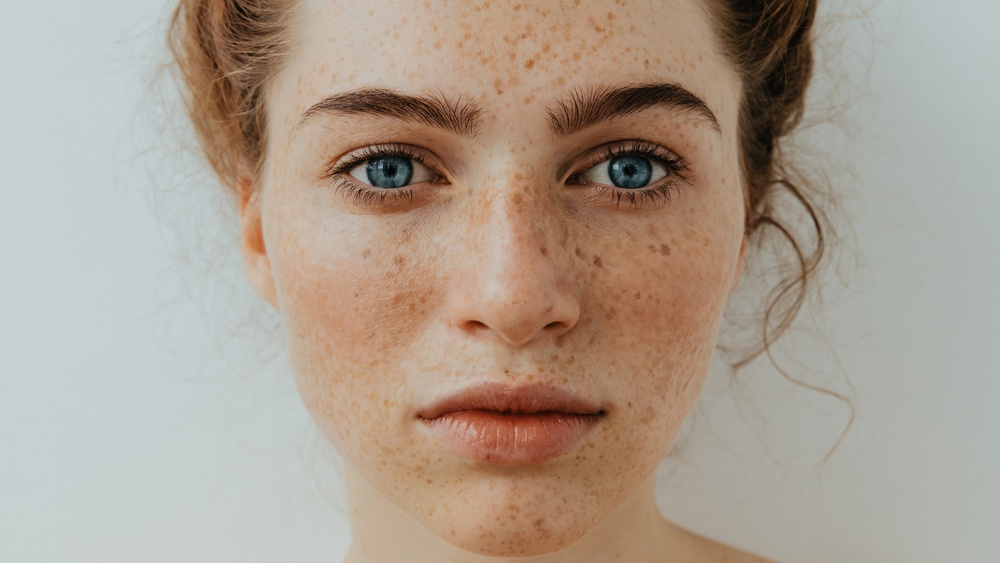
#> input picture preprocessing/GaussFilter_Laplacian_Edge_Detection/uneven_lighting_freckles.jpg, 1000 x 563 px, shrunk from 1600 x 901 before the run, found by its file name
$ python LED_LF.py
#> lines starting #> are read from the running program, lines starting #| are printed output that depends on the picture
"""
Applies a Gaussian Filter followed by Laplacian Edge Detection
Used to enhance skin features and make them more detectable
Findings:
Effective for front lit facial features
Ineffective in uneven lighting
Ineffective for areas with 'noise' (hairy forearms are noisy forearms)
"""
from itertools import product
import cv2
from cv2 import COLOR_BGR2GRAY, cvtColor, imread, imshow, waitKey
import numpy
import numpy as np
from numpy import dot, exp, mgrid, pi, ravel, square, uint8, zeros

def gen_gaussian_kernel(k_size, sigma):
    center = k_size // 2
    x, y = mgrid[0 - center : k_size - center, 0 - center : k_size - center]
    g = 1 / (2 * pi * sigma) * exp(-(square(x) + square(y)) / (2 * square(sigma)))
    return g


def gaussian_filter(image, k_size, sigma):
    height, width = image.shape[0], image.shape[1]
    # dst image height and width
    dst_height = height - k_size + 1
    dst_width = width - k_size + 1

    # im2col, turn the k_size*k_size pixels into a row and np.vstack all rows
    image_array = zeros((dst_height * dst_width, k_size * k_size))
    row = 0
    for i, j in product(range(dst_height), range(dst_width)):
        window = ravel(image[i : i + k_size, j : j + k_size])
        image_array[row, :] = window
        row += 1

    #  turn the kernel into shape(k*k, 1)
    gaussian_kernel = gen_gaussian_kernel(k_size, sigma)
    filter_array = ravel(gaussian_kernel)

    # reshape and get the dst image
    dst = dot(image_array, filter_array).reshape(dst_height, dst_width).astype(uint8)

    return dst

# Filters for calculating Laplacian(uncomment the one you want)

'''
# works... okay... with arms
conv_kernel = np.array([[-1, -1, -1, -1, -1],
                        [-1, -1, -1, -1, -1],
                        [-1, -1, 24, -1, -1],
                        [-1, -1, -1, -1, -1],
                        [-1, -1, -1, -1, -1]])

'''

conv_kernel = np.array([[0,1,0],
                        [1,-4,1],
                        [0,1,0]])

conv_kernel = np.array([[-1,-1,-1],
                        [-1,8,-1],
                        [-1,-1,-1]])


# Function to calculate 2D convolution of two matrix
def conv2d(led, kernel):
    m, n = kernel.shape
    if (m == n):
        y, x = led.shape
        y = y - m + 1
        x = x - m + 1
        new_image = np.zeros((y, x))
        for i in range(y):
            for j in range(x):
                new_image[i][j] = np.sum(led[i:i + m, j:j + m] * kernel)
    return new_image


if __name__ == "__main__":
    # read original image
    img = imread(r"uneven_lighting_freckles.jpg")
#> img is the input picture: shape (563, 1000, 3); mean B, G, R 144.2, 158, 172
    # turn image in gray scale value
    gray = cvtColor(img, COLOR_BGR2GRAY)
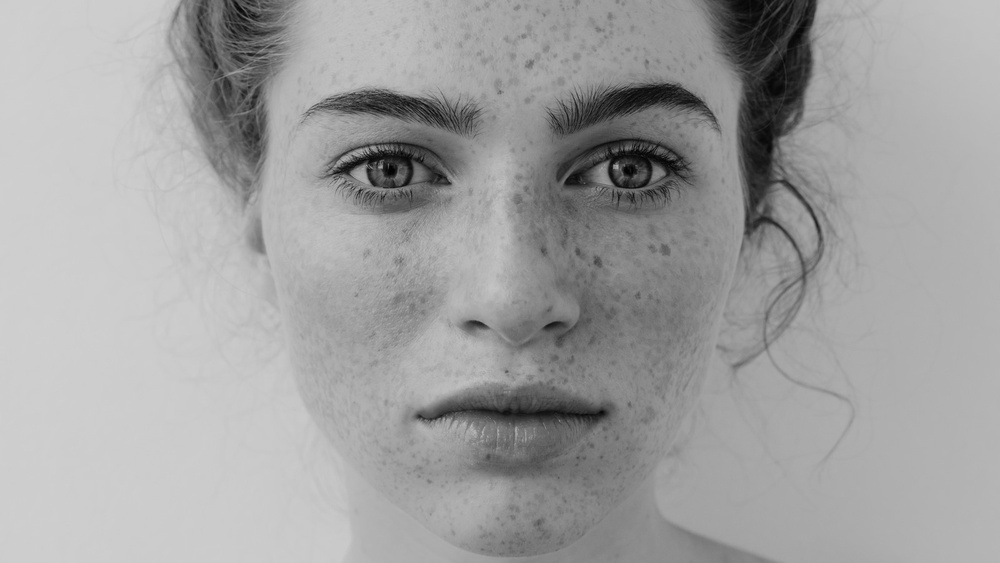
#> gray: shape (563, 1000); min 0, max 208, mean 160.6

    # get values with two different mask size MASK SIZE CHANGES NOTHING!!
    gaussian3x3 = gaussian_filter(gray, 3, sigma=1)
#> the loop in gaussian_filter, `for i, j in product(range(dst_height), range(dst_width)):` made 559878 passes
#> window on passes 1 to 3: [205, 205, 205, 205, 205, 205, 205, 205, 205], [205, 205, 205, 205, 205, 205, 205, 205, 205], [205, 205, 205, 205, 205, 205, 205, 205, 205]
#> after the loop in gaussian_filter, `for i, j in product(range(dst_height), range(dst_width)):`: row = 559878
#> in gaussian_filter, `dst = dot(image_array, filter_array).reshape(dst_height, dst_width).as..`:
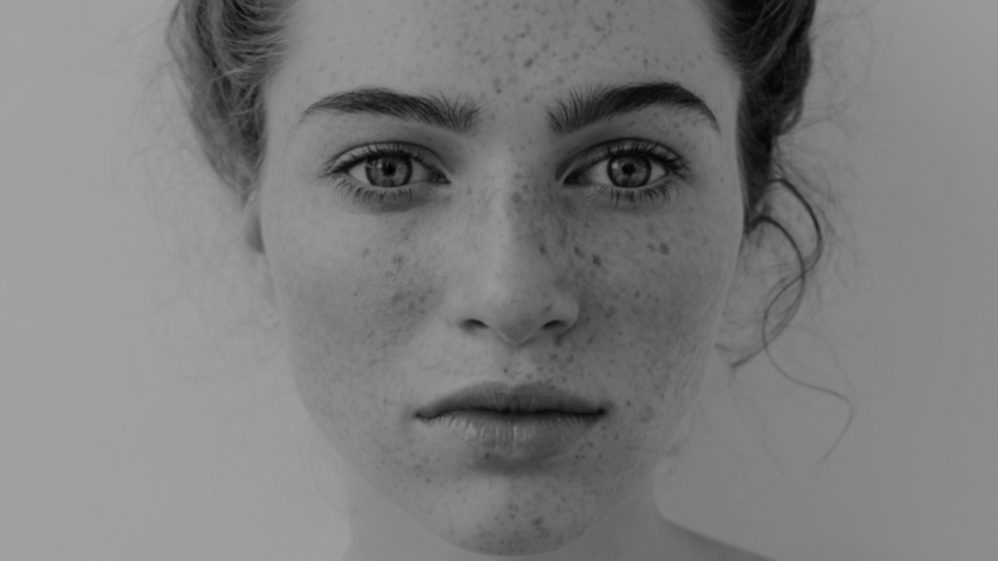
#> dst: shape (561, 998); min 2, max 161, mean 124.6
    # works well with faces
    gaussian5x5 = gaussian_filter(gray, 9, sigma=2)
#> call 2 of gaussian_filter, with k_size = 9, sigma = 2
#> after the loop in gaussian_filter (call 2), `for i, j in product(range(dst_height), range(dst_width)):`: row = 550560
#> in gaussian_filter (call 2), `dst = dot(image_array, filter_array).reshape(dst_height, dst_width).as..`:
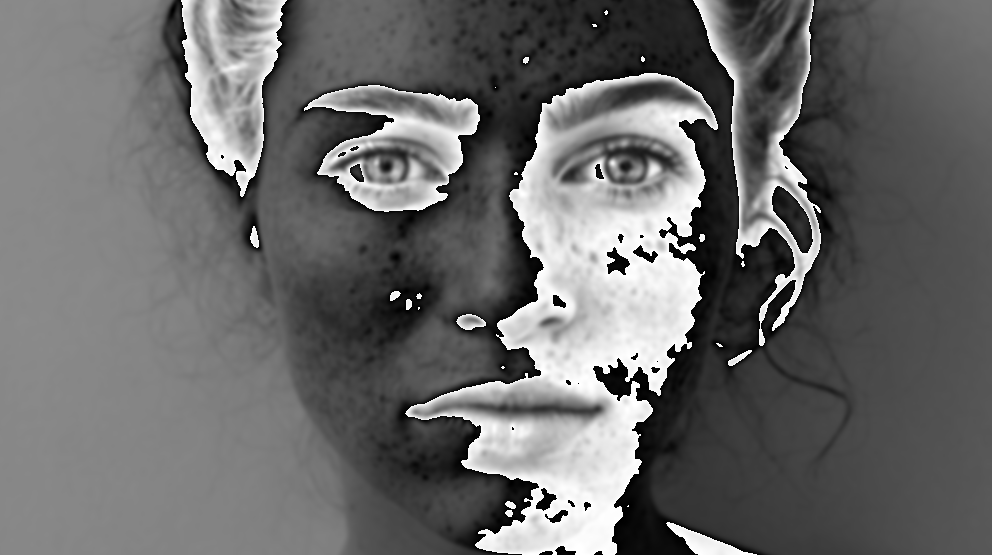
#> dst: shape (555, 992); min 0, max 255, mean 105.6
    # [7 lines of commented-out code are left out]
    cv2.imwrite('_GF.jpg', gaussian5x5)
    led = cv2.imread('_GF.jpg', 0)
#> led: shape (555, 992); min 0, max 255, mean 105.6
    cv2.imwrite('_GF_LED.jpg', conv2d(led, conv_kernel))
#> after the loop in conv2d, `for i in range(y):`:
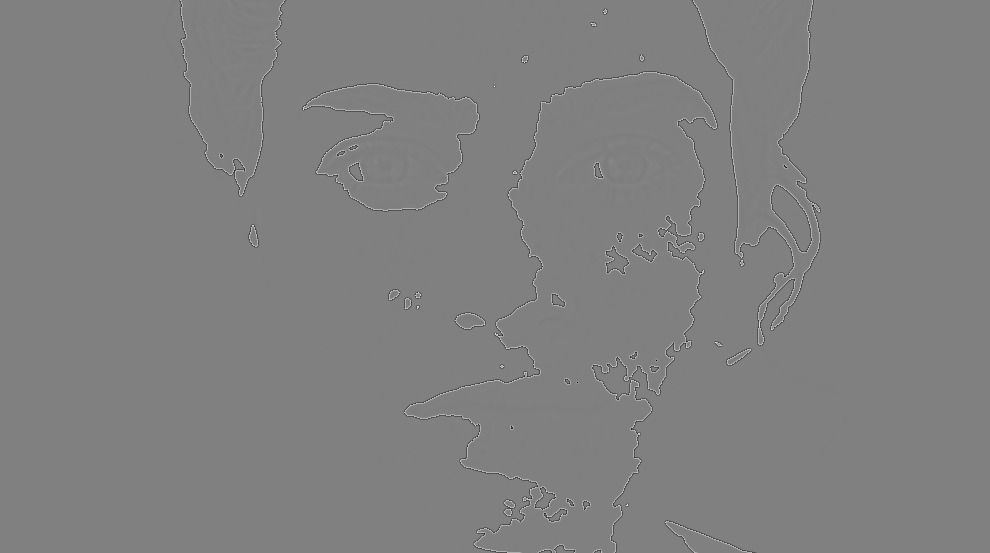
#> new_image: shape (553, 990) float64; min -2035, max 2006, mean 0; drawn with min black and max white
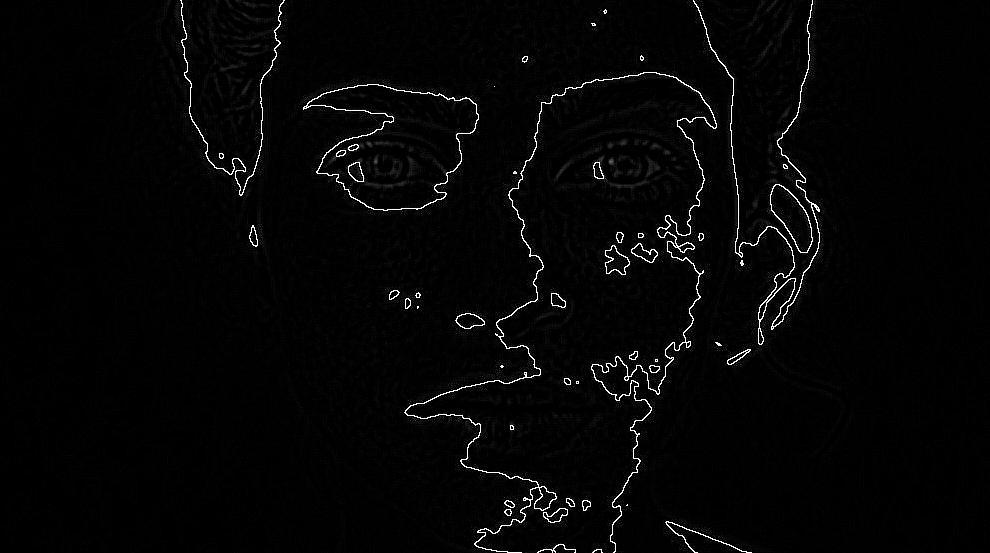
#> saved as _GF_LED.jpg: shape (553, 990); min 0, max 255, mean 5.4
    waitKey()

$ run again, with preprocessing/GaussFilter_Laplacian_Edge_Detection/arm_with_shadows.jpg copied over preprocessing/GaussFilter_Laplacian_Edge_Detection/uneven_lighting_freckles.jpg
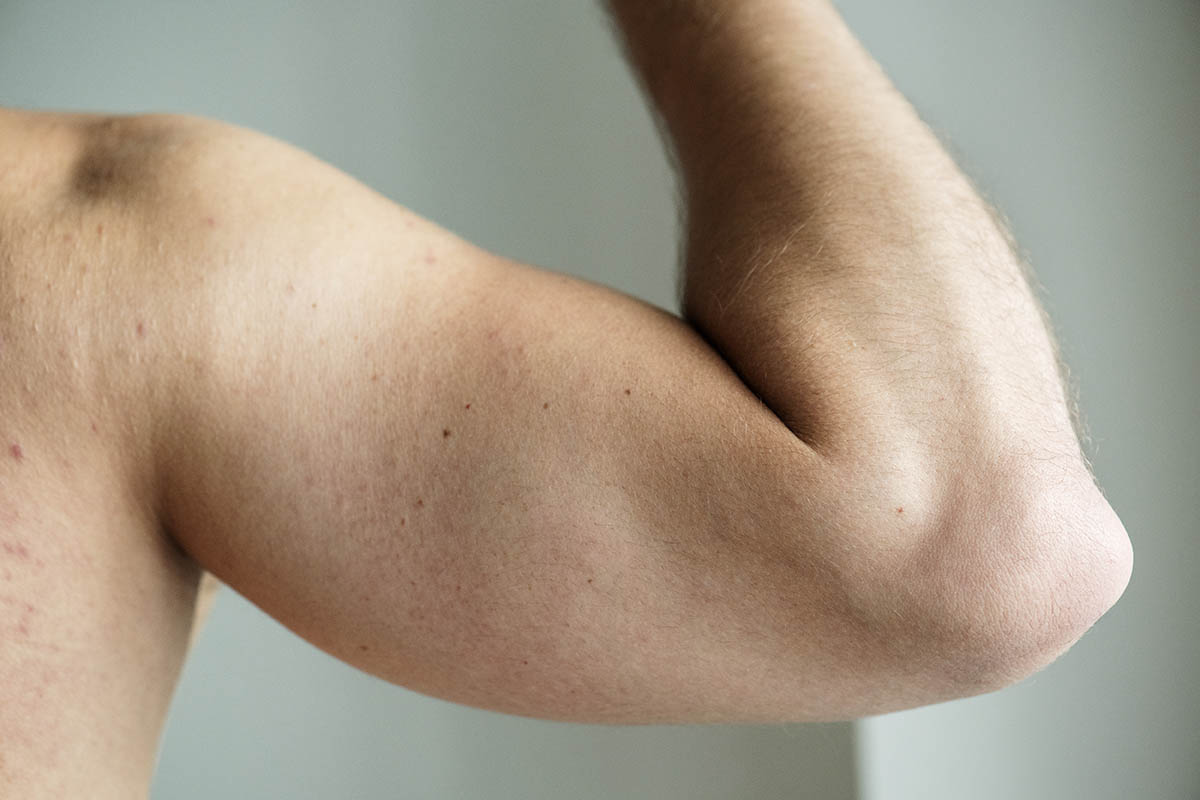
#> input picture preprocessing/GaussFilter_Laplacian_Edge_Detection/arm_with_shadows.jpg, 1200 x 800 px, found by its file name
#> img is the input picture: shape (800, 1200, 3); mean B, G, R 135.4, 153, 166.8
#> the loop in gaussian_filter, `for i, j in product(range(dst_height), range(dst_width)):` made 956004 passes
#> window on passes 1 to 3: [139, 139, 138, 138, 138, 138, 138, 138, 138], [139, 138, 138, 138, 138, 138, 138, 138, 138], [138, 138, 138, 138, 138, 138, 138, 138, 138]
#> after the loop in gaussian_filter, `for i, j in product(range(dst_height), range(dst_width)):`: row = 956004
#> in gaussian_filter, `dst = dot(image_array, filter_array).reshape(dst_height, dst_width).as..`:
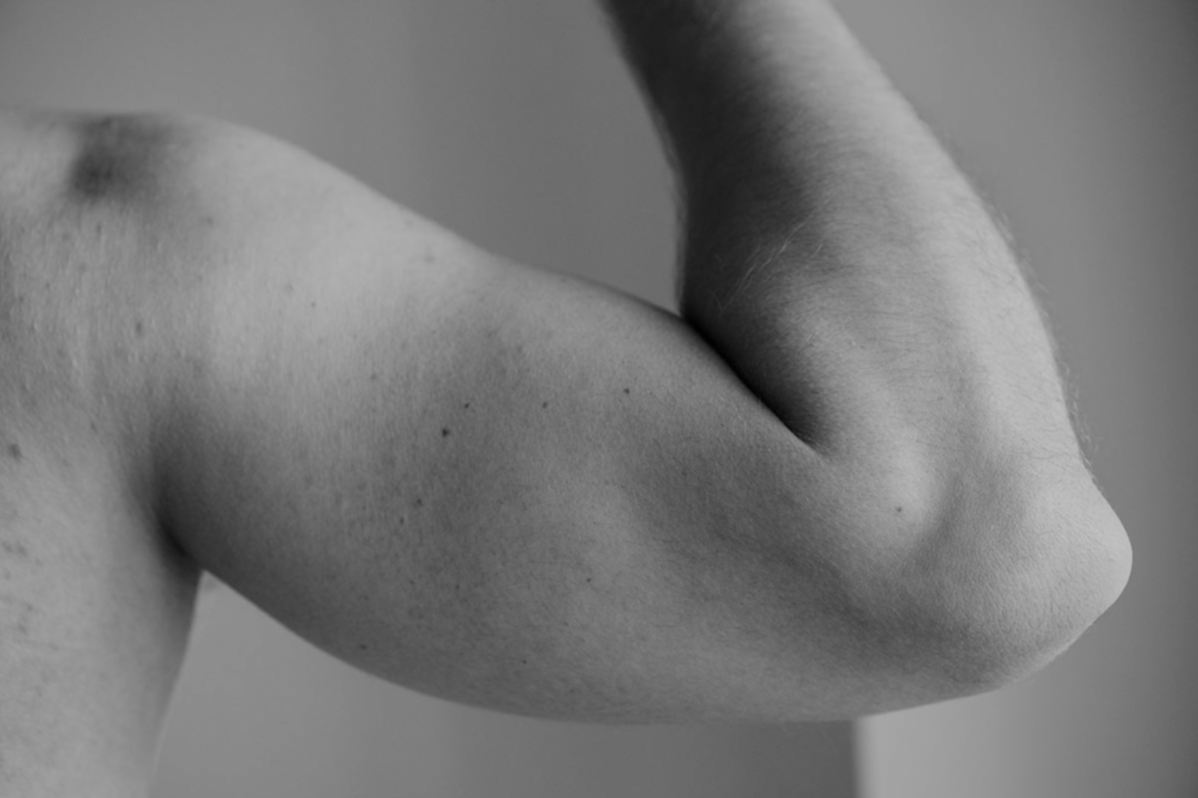
#> dst: shape (798, 1198); min 1, max 193, mean 120.4
#> dst: shape (792, 1192)
#> `cv2.imwrite('_GF_LED.jpg', conv2d(led, conv_kernel))`:
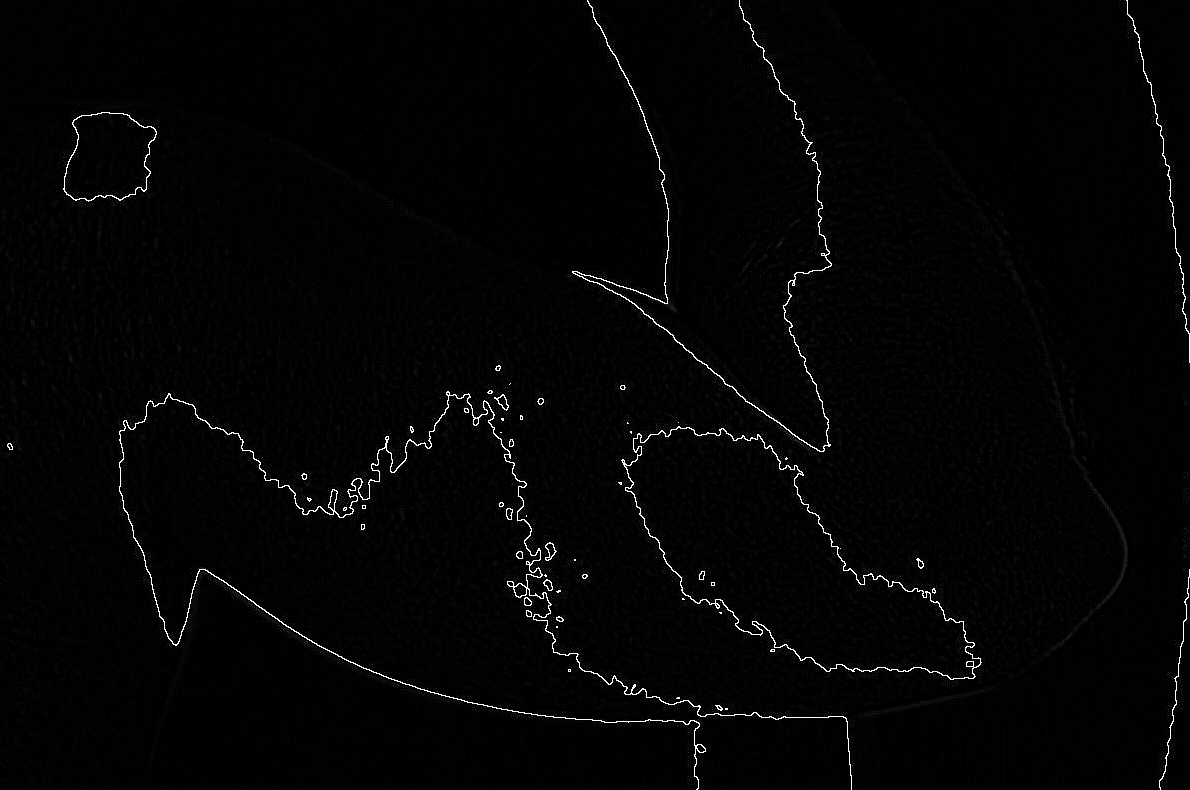
#> saved as _GF_LED.jpg: shape (790, 1190); min 0, max 255, mean 4.1

$ run again, with preprocessing/GaussFilter_Laplacian_Edge_Detection/evenlit_arm_bg.jpg copied over preprocessing/GaussFilter_Laplacian_Edge_Detection/uneven_lighting_freckles.jpg
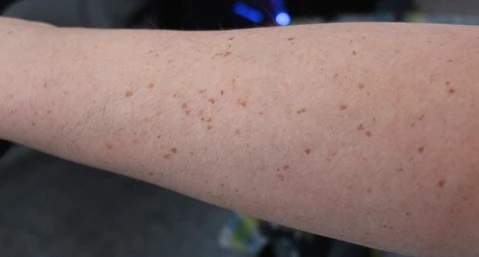
#> input picture preprocessing/GaussFilter_Laplacian_Edge_Detection/evenlit_arm_bg.jpg, 479 x 257 px, found by its file name
#> img is the input picture: shape (257, 479, 3); mean B, G, R 104.9, 108.7, 130.1
#> the loop in gaussian_filter, `for i, j in product(range(dst_height), range(dst_width)):` made 121635 passes
#> window on passes 1 to 3: [11, 12, 12, 12, 13, 13, 12, 12, 12], [12, 12, 12, 13, 13, 13, 12, 12, 12], [12, 12, 11, 13, 13, 13, 12, 12, 12]
#> after the loop in gaussian_filter, `for i, j in product(range(dst_height), range(dst_width)):`: row = 121635
#> in gaussian_filter, `dst = dot(image_array, filter_array).reshape(dst_height, dst_width).as..`:
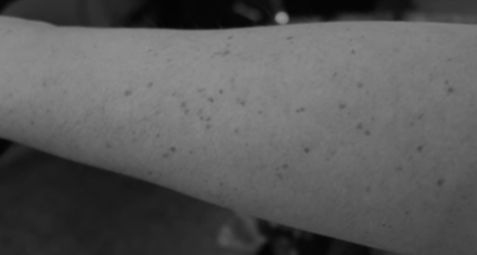
#> dst: shape (255, 477); min 3, max 146, mean 89.4
#> dst: shape (249, 471)
#> `cv2.imwrite('_GF_LED.jpg', conv2d(led, conv_kernel))`:
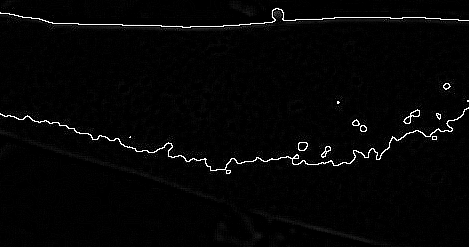
#> saved as _GF_LED.jpg: shape (247, 469); min 0, max 255, mean 5.6
